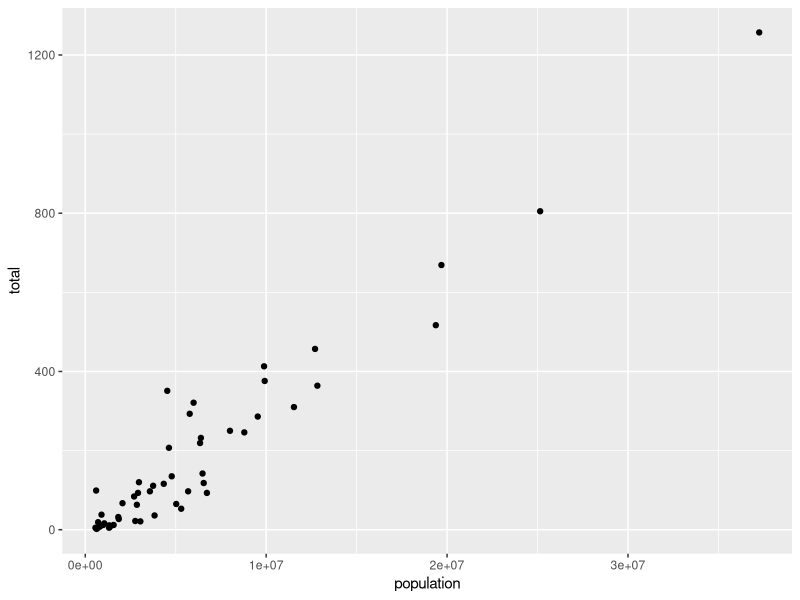
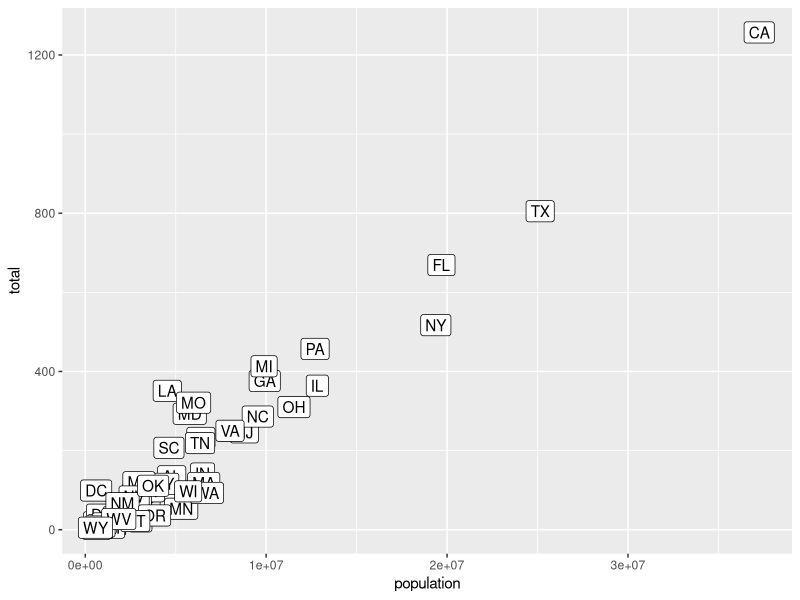
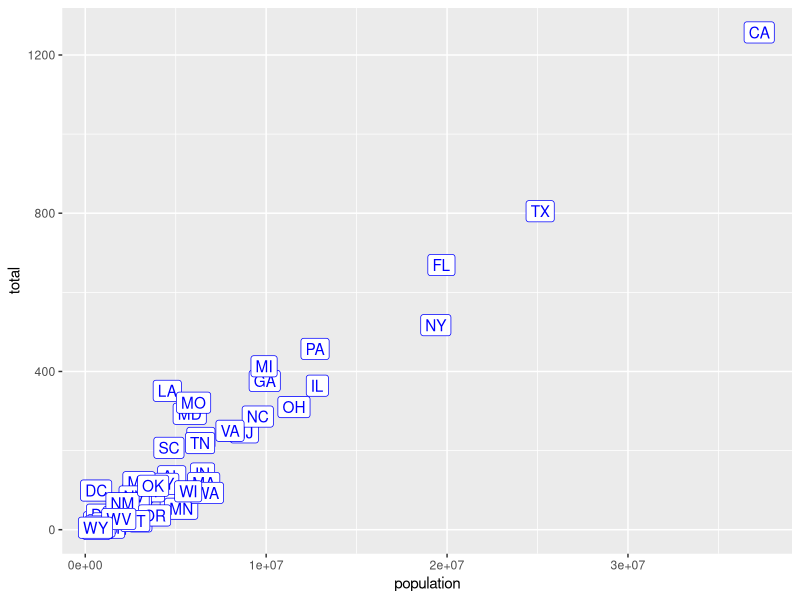
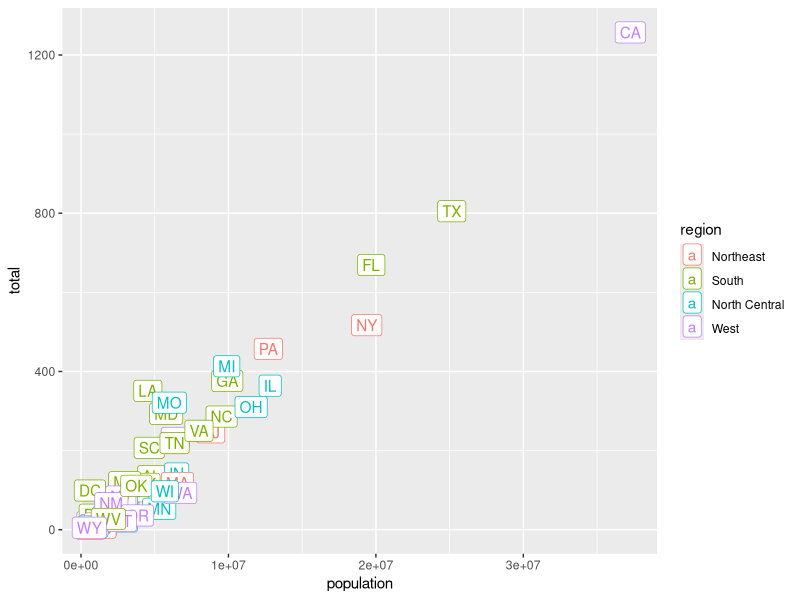

Write R code to recreate these figures, in order.
#loading ggplot and murders & heights datasets
library(dplyr)
library(ggplot2)
library(dslabs)
data(heights)
data(murders)
p <- ggplot(murders)

#or, if we load dplyr, we can use the pipe:
p <- murders %>% ggplot()
class(p)

#create a scatter plot
murders %>% ggplot(aes(x = population, y = total )) + geom_point()

#add labels abb to the points on a plot.
murders %>% ggplot(aes(population, total, label=abb) ) + geom_label()
 
#Rewrite the code above to make the labels blue
murders %>% ggplot(aes(population, total,label= abb)) + geom_label(color="blue")

#Rewrite the code above to make the label color correspond to the state's region
murders %>% ggplot(aes(population, total, label = abb, color=region)) + geom_label()
